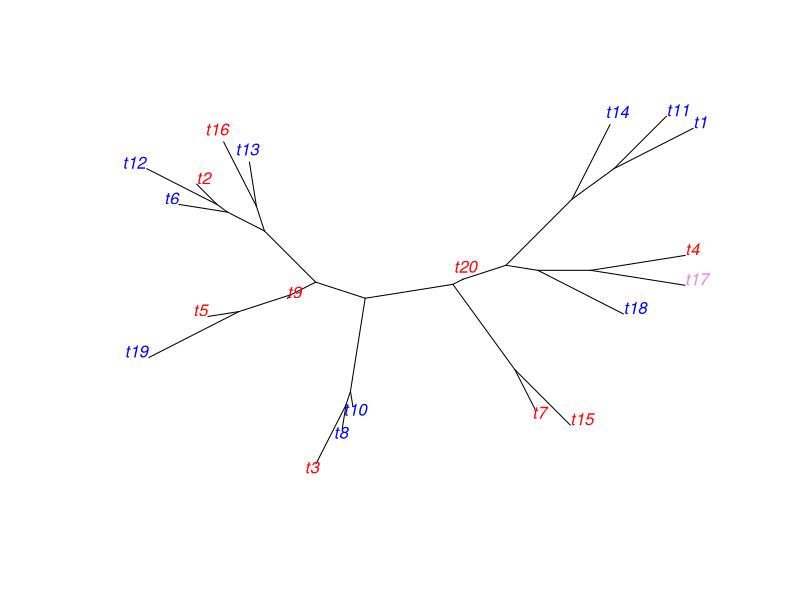

The R script that drew this image:
library(phangorn)


### Name: getClans
### Title: Clans, slices and clips
### Aliases: getClans getSlices getClips getDiversity diversity
### Keywords: cluster

### ** Examples


set.seed(111)
tree <- rtree(10)
getClans(tree)
getClips(tree, all=TRUE)
getSlices(tree)

set.seed(123)
trees <- rmtree(10, 20)
X <- matrix(sample(c("red", "blue", "violet"), 100, TRUE, c(.5,.4, .1)), 
   ncol=5, dimnames=list(paste('t',1:20, sep=""), paste('Var',1:5, sep="_")))
x <- phyDat(X, type = "USER", levels = c("red", "blue"), ambiguity="violet")
plot(trees[[1]], "u", tip.color = X[trees[[1]]$tip,1])  # intruders are blue 

(divTab <- getDiversity(trees, x, var.names=colnames(X)))
summary(divTab)
